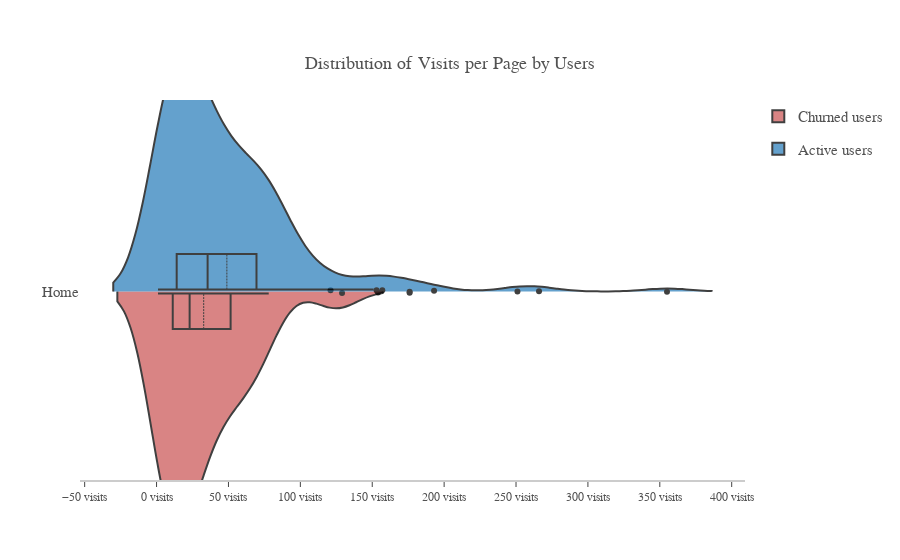
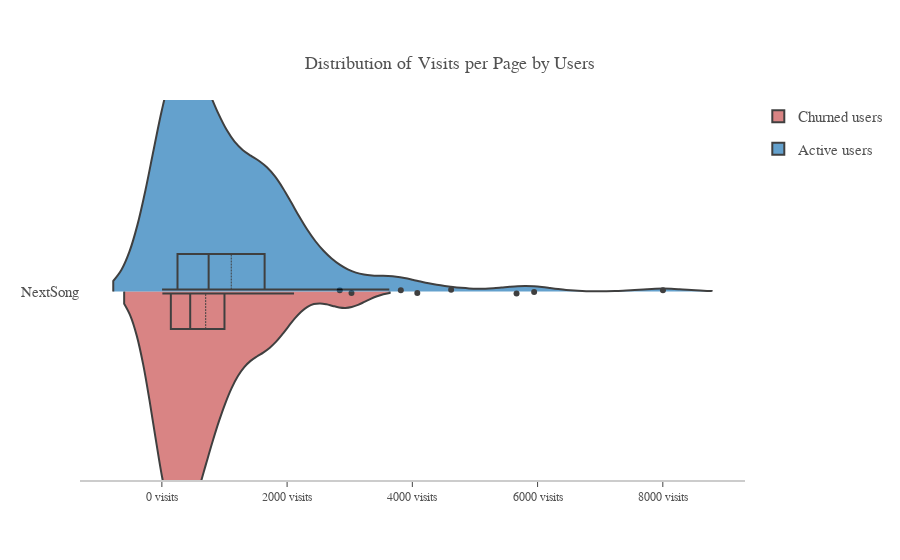
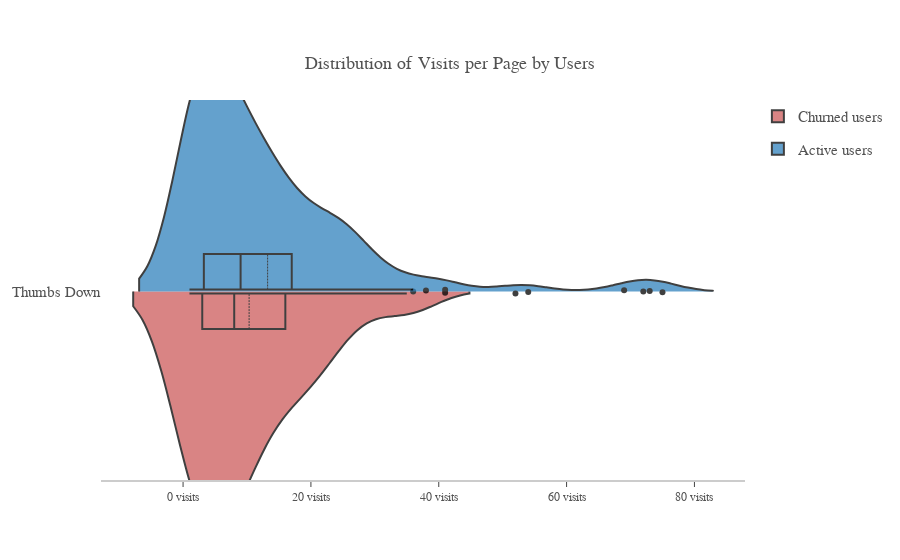
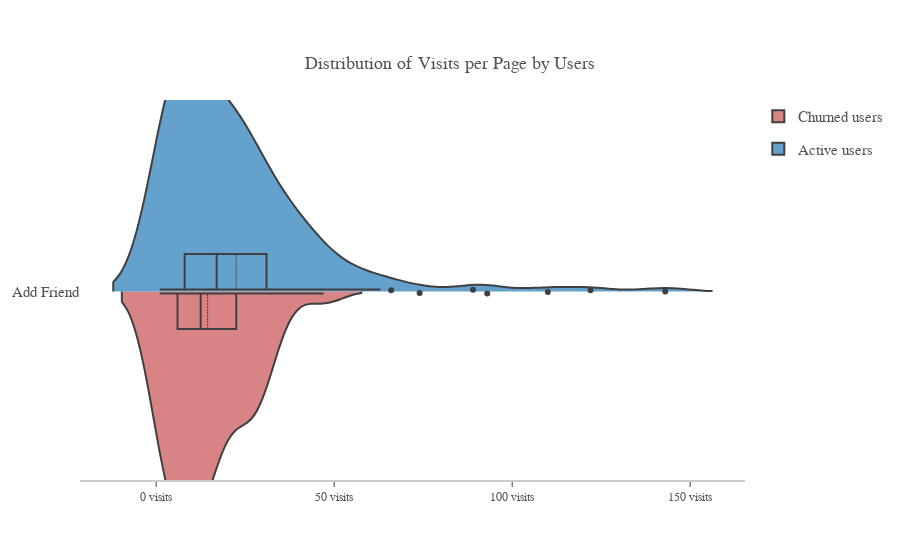

These figures' notebook cell, in order:
### Code cell
# Draw violins plot to compare the distributions of visits per page by user

colors = {'churned':'indianred', 'stayed':'rgb(49,130,189)'}
labels = ['Churned users', 'Active users']
pages = list(df_pages.page.unique())

    
for page in pages:

    fig = go.Figure()

    fig.add_trace(go.Violin(x=y_churned[y_churned.page == page]['visits'],
                    y=y_churned[y_churned.page == page]['page'],
                    box_visible=True, line_color='black',
                    fillcolor=colors['churned'], opacity=0.6, 
                    name=labels[0], scalegroup='Churned', legendgroup='Churned',
                    side = 'negative')
         )
    fig.add_trace(go.Violin(x=y_stayed[y_stayed.page == page]['visits'],
                            y=y_stayed[y_stayed.page == page]['page'],
                            box_visible=True, line_color='black',
                            fillcolor=colors['stayed'], opacity=0.6, 
                            name=labels[1], scalegroup='Active', legendgroup='Active',
                            side = 'positive')
                 )

    trace_all = dict(
         box_visible=True,
         box_width=0.3,
         meanline_visible=True,
         meanline_width=1,
         opacity=0.75,
         jitter=0.01,
         orientation='h'
    )

    fig.update_traces(trace_all)


    fig.update_layout(violinmode='overlay', violingap=0,
                     title = dict(
                             text='Distribution of Visits per Page by Users',
                             x=0.5, 
                             y=0.9,
                             xanchor='center',
                             yanchor='top', 
                             font_size=18, 
                             ),
                     xaxis=dict(ticksuffix=' visits',rangemode='tozero',
                                showline=True,
                                 showgrid=False,
                                 showticklabels=True,
                                 linecolor='rgb(204, 204, 204)',
                                 linewidth=2,
                                 ticks='outside',
                                 tickfont=dict(
                                             family='Arial',
                                             size=12,
                                             color='rgb(82, 82, 82)')),
                     showlegend = True,
                     plot_bgcolor = 'white', 
                     paper_bgcolor = 'white',
                     font = dict(
                             family='Arial', 
                             size=15,
                         color='rgb(82, 82, 82)'
                     )
                    )
    fig.update_yaxes(automargin=True)
    fig.update_xaxes(automargin=True)

    fig.show()

### Figure 1 — Plotly figure (JSON) as saved in the notebook; plotly's stock layout.template omitted (floating-point values rounded to 4 significant figures; data arrays with more than 128 entries replaced by an {"elided": "..."} marker saying what was removed)
{"data": [{"box": {"visible": true, "width": 0.3}, "fillcolor": "indianred", "jitter": 0.01, "legendgroup": "Churned", "line": {"color": "black"}, "meanline": {"visible": true, "width": 1}, "name": "Churned users", "opacity": 0.75, "orientation": "h", "scalegroup": "Churned", "side": "negative", "type": "violin", "x": [63, 33, 31, 74, 37, 53, 1, 129, 121, 11, 20, 15, 53, 20, 12, 2, 75, 3, 19, 30, 69, 56, 6, 7, 23, 32, 18, 78, 8, 12, 47, 4, 15, 15, 46, 45, 27, 10, 12, 3, 39, 35, 15, 21, 65, 7, 67, 27, 54, 4, 3], "y": ["Home", "Home", "Home", "Home", "Home", "Home", "Home", "Home", "Home", "Home", "Home", "Home", "Home", "Home", "Home", "Home", "Home", "Home", "Home", "Home", "Home", "Home", "Home", "Home", "Home", "Home", "Home", "Home", "Home", "Home", "Home", "Home", "Home", "Home", "Home", "Home", "Home", "Home", "Home", "Home", "Home", "Home", "Home", "Home", "Home", "Home", "Home", "Home", "Home", "Home", "Home"]}, {"box": {"visible": true, "width": 0.3}, "fillcolor": "rgb(49,130,189)", "jitter": 0.01, "legendgroup": "Active", "line": {"color": "black"}, "meanline": {"visible": true, "width": 1}, "name": "Active users", "opacity": 0.75, "orientation": "h", "scalegroup": "Active", "side": "positive", "type": "violin", "x": {"elided": "172 int values"}, "y": {"elided": "172 str values"}}], "layout": {"autosize": true, "font": {"color": "rgb(82, 82, 82)", "family": "Arial", "size": 15}, "paper_bgcolor": "white", "plot_bgcolor": "white", "showlegend": true, "title": {"font": {"size": 18}, "text": "Distribution of Visits per Page by Users", "x": 0.5, "xanchor": "center", "y": 0.9, "yanchor": "top"}, "violingap": 0, "violinmode": "overlay", "xaxis": {"automargin": true, "autorange": true, "linecolor": "rgb(204, 204, 204)", "linewidth": 2, "range": [-53.25, 409.2], "rangemode": "tozero", "showgrid": false, "showline": true, "showticklabels": true, "tickfont": {"color": "rgb(82, 82, 82)", "family": "Arial", "size": 12}, "ticks": "outside", "ticksuffix": " visits", "type": "linear"}, "yaxis": {"automargin": true, "autorange": true, "range": [-0.2783, 0.2877], "type": "category"}}}

### Figure 2 — Plotly figure (JSON) as saved in the notebook; plotly's stock layout.template omitted (floating-point values rounded to 4 significant figures; data arrays with more than 128 entries replaced by an {"elided": "..."} marker saying what was removed)
{"data": [{"box": {"visible": true, "width": 0.3}, "fillcolor": "indianred", "jitter": 0.01, "legendgroup": "Churned", "line": {"color": "black"}, "meanline": {"visible": true, "width": 1}, "name": "Churned users", "opacity": 0.75, "orientation": "h", "scalegroup": "Churned", "side": "negative", "type": "violin", "x": [1457, 41, 257, 230, 11, 1073, 417, 367, 258, 206, 2111, 764, 867, 377, 681, 800, 26, 51, 650, 3028, 839, 101, 518, 490, 115, 1694, 726, 80, 331, 407, 52, 1169, 927, 8, 133, 1131, 493, 767, 429, 154, 2841, 1746, 214, 423, 62, 1797, 1490, 476, 22, 1227, 1749, 111], "y": ["NextSong", "NextSong", "NextSong", "NextSong", "NextSong", "NextSong", "NextSong", "NextSong", "NextSong", "NextSong", "NextSong", "NextSong", "NextSong", "NextSong", "NextSong", "NextSong", "NextSong", "NextSong", "NextSong", "NextSong", "NextSong", "NextSong", "NextSong", "NextSong", "NextSong", "NextSong", "NextSong", "NextSong", "NextSong", "NextSong", "NextSong", "NextSong", "NextSong", "NextSong", "NextSong", "NextSong", "NextSong", "NextSong", "NextSong", "NextSong", "NextSong", "NextSong", "NextSong", "NextSong", "NextSong", "NextSong", "NextSong", "NextSong", "NextSong", "NextSong", "NextSong", "NextSong"]}, {"box": {"visible": true, "width": 0.3}, "fillcolor": "rgb(49,130,189)", "jitter": 0.01, "legendgroup": "Active", "line": {"color": "black"}, "meanline": {"visible": true, "width": 1}, "name": "Active users", "opacity": 0.75, "orientation": "h", "scalegroup": "Active", "side": "positive", "type": "violin", "x": {"elided": "173 int values"}, "y": {"elided": "173 str values"}}], "layout": {"autosize": true, "font": {"color": "rgb(82, 82, 82)", "family": "Arial", "size": 15}, "paper_bgcolor": "white", "plot_bgcolor": "white", "showlegend": true, "title": {"font": {"size": 18}, "text": "Distribution of Visits per Page by Users", "x": 0.5, "xanchor": "center", "y": 0.9, "yanchor": "top"}, "violingap": 0, "violinmode": "overlay", "xaxis": {"automargin": true, "autorange": true, "linecolor": "rgb(204, 204, 204)", "linewidth": 2, "range": [-1307.0, 9312.0], "rangemode": "tozero", "showgrid": false, "showline": true, "showticklabels": true, "tickfont": {"color": "rgb(82, 82, 82)", "family": "Arial", "size": 12}, "ticks": "outside", "ticksuffix": " visits", "type": "linear"}, "yaxis": {"automargin": true, "autorange": true, "range": [-0.2783, 0.2877], "type": "category"}}}

### Figure 3 — Plotly figure (JSON) as saved in the notebook; plotly's stock layout.template omitted (floating-point values rounded to 4 significant figures; data arrays with more than 128 entries replaced by an {"elided": "..."} marker saying what was removed)
{"data": [{"box": {"visible": true, "width": 0.3}, "fillcolor": "indianred", "jitter": 0.01, "legendgroup": "Churned", "line": {"color": "black"}, "meanline": {"visible": true, "width": 1}, "name": "Churned users", "opacity": 0.75, "orientation": "h", "scalegroup": "Churned", "side": "negative", "type": "violin", "x": [20, 20, 5, 8, 1, 2, 8, 1, 16, 36, 11, 2, 3, 21, 22, 5, 24, 9, 29, 7, 1, 22, 2, 1, 6, 3, 1, 1, 16, 8, 17, 6, 5, 15, 13, 12, 1, 7, 7, 16, 9, 1, 9, 10, 13, 3, 35, 6], "y": ["Thumbs Down", "Thumbs Down", "Thumbs Down", "Thumbs Down", "Thumbs Down", "Thumbs Down", "Thumbs Down", "Thumbs Down", "Thumbs Down", "Thumbs Down", "Thumbs Down", "Thumbs Down", "Thumbs Down", "Thumbs Down", "Thumbs Down", "Thumbs Down", "Thumbs Down", "Thumbs Down", "Thumbs Down", "Thumbs Down", "Thumbs Down", "Thumbs Down", "Thumbs Down", "Thumbs Down", "Thumbs Down", "Thumbs Down", "Thumbs Down", "Thumbs Down", "Thumbs Down", "Thumbs Down", "Thumbs Down", "Thumbs Down", "Thumbs Down", "Thumbs Down", "Thumbs Down", "Thumbs Down", "Thumbs Down", "Thumbs Down", "Thumbs Down", "Thumbs Down", "Thumbs Down", "Thumbs Down", "Thumbs Down", "Thumbs Down", "Thumbs Down", "Thumbs Down", "Thumbs Down", "Thumbs Down"]}, {"box": {"visible": true, "width": 0.3}, "fillcolor": "rgb(49,130,189)", "jitter": 0.01, "legendgroup": "Active", "line": {"color": "black"}, "meanline": {"visible": true, "width": 1}, "name": "Active users", "opacity": 0.75, "orientation": "h", "scalegroup": "Active", "side": "positive", "type": "violin", "x": {"elided": "155 int values"}, "y": {"elided": "155 str values"}}], "layout": {"autosize": true, "font": {"color": "rgb(82, 82, 82)", "family": "Arial", "size": 15}, "paper_bgcolor": "white", "plot_bgcolor": "white", "showlegend": true, "title": {"font": {"size": 18}, "text": "Distribution of Visits per Page by Users", "x": 0.5, "xanchor": "center", "y": 0.9, "yanchor": "top"}, "violingap": 0, "violinmode": "overlay", "xaxis": {"automargin": true, "autorange": true, "linecolor": "rgb(204, 204, 204)", "linewidth": 2, "range": [-12.84, 87.91], "rangemode": "tozero", "showgrid": false, "showline": true, "showticklabels": true, "tickfont": {"color": "rgb(82, 82, 82)", "family": "Arial", "size": 12}, "ticks": "outside", "ticksuffix": " visits", "type": "linear"}, "yaxis": {"automargin": true, "autorange": true, "range": [-0.2783, 0.2877], "type": "category"}}}

### Figure 4 — Plotly figure (JSON) as saved in the notebook; plotly's stock layout.template omitted (floating-point values rounded to 4 significant figures; data arrays with more than 128 entries replaced by an {"elided": "..."} marker saying what was removed)
{"data": [{"box": {"visible": true, "width": 0.3}, "fillcolor": "indianred", "jitter": 0.01, "legendgroup": "Churned", "line": {"color": "black"}, "meanline": {"visible": true, "width": 1}, "name": "Churned users", "opacity": 0.75, "orientation": "h", "scalegroup": "Churned", "side": "negative", "type": "violin", "x": [10, 7, 1, 47, 4, 30, 11, 11, 28, 29, 13, 14, 7, 33, 29, 20, 14, 2, 13, 11, 8, 15, 1, 25, 2, 6, 6, 4, 28, 19, 27, 13, 17, 19, 9, 2, 3, 3, 26, 10, 20, 12, 25, 2], "y": ["Add Friend", "Add Friend", "Add Friend", "Add Friend", "Add Friend", "Add Friend", "Add Friend", "Add Friend", "Add Friend", "Add Friend", "Add Friend", "Add Friend", "Add Friend", "Add Friend", "Add Friend", "Add Friend", "Add Friend", "Add Friend", "Add Friend", "Add Friend", "Add Friend", "Add Friend", "Add Friend", "Add Friend", "Add Friend", "Add Friend", "Add Friend", "Add Friend", "Add Friend", "Add Friend", "Add Friend", "Add Friend", "Add Friend", "Add Friend", "Add Friend", "Add Friend", "Add Friend", "Add Friend", "Add Friend", "Add Friend", "Add Friend", "Add Friend", "Add Friend", "Add Friend"]}, {"box": {"visible": true, "width": 0.3}, "fillcolor": "rgb(49,130,189)", "jitter": 0.01, "legendgroup": "Active", "line": {"color": "black"}, "meanline": {"visible": true, "width": 1}, "name": "Active users", "opacity": 0.75, "orientation": "h", "scalegroup": "Active", "side": "positive", "type": "violin", "x": {"elided": "162 int values"}, "y": {"elided": "162 str values"}}], "layout": {"autosize": true, "font": {"color": "rgb(82, 82, 82)", "family": "Arial", "size": 15}, "paper_bgcolor": "white", "plot_bgcolor": "white", "showlegend": true, "title": {"font": {"size": 18}, "text": "Distribution of Visits per Page by Users", "x": 0.5, "xanchor": "center", "y": 0.9, "yanchor": "top"}, "violingap": 0, "violinmode": "overlay", "xaxis": {"automargin": true, "autorange": true, "linecolor": "rgb(204, 204, 204)", "linewidth": 2, "range": [-21.39, 165.4], "rangemode": "tozero", "showgrid": false, "showline": true, "showticklabels": true, "tickfont": {"color": "rgb(82, 82, 82)", "family": "Arial", "size": 12}, "ticks": "outside", "ticksuffix": " visits", "type": "linear"}, "yaxis": {"automargin": true, "autorange": true, "range": [-0.2783, 0.2877], "type": "category"}}}
